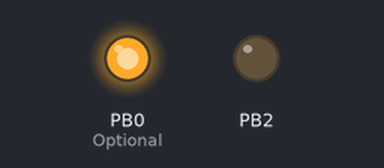
This sketch was run on a simulated ATtiny85, built with avr-gcc and run on an emulated ATtiny85. Shown: output pins drawn as LEDs (lit = HIGH). At 0.0 s the program stops and its outputs stay as they are.

Above: at 0.1 s.
Timing chart, 0 to 1.5 s (numbered marks = the images above):
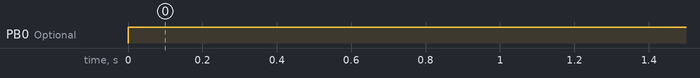

Measured:
- by itself, PB0 (Optional): LOW → HIGH at 0.00 s

The sketch:

I2C_Scanner.ino
```cpp
#include <TinyWireM.h>  // For ATtiny44A master mode

void setup() {
  TinyWireM.begin();      // Initialize USI as I2C master
  pinMode(0, OUTPUT);     // Optional: for LED indicator
}

void loop() {
  TinyWireM.beginTransmission(0x12);
  byte error = TinyWireM.endTransmission();

}
```
